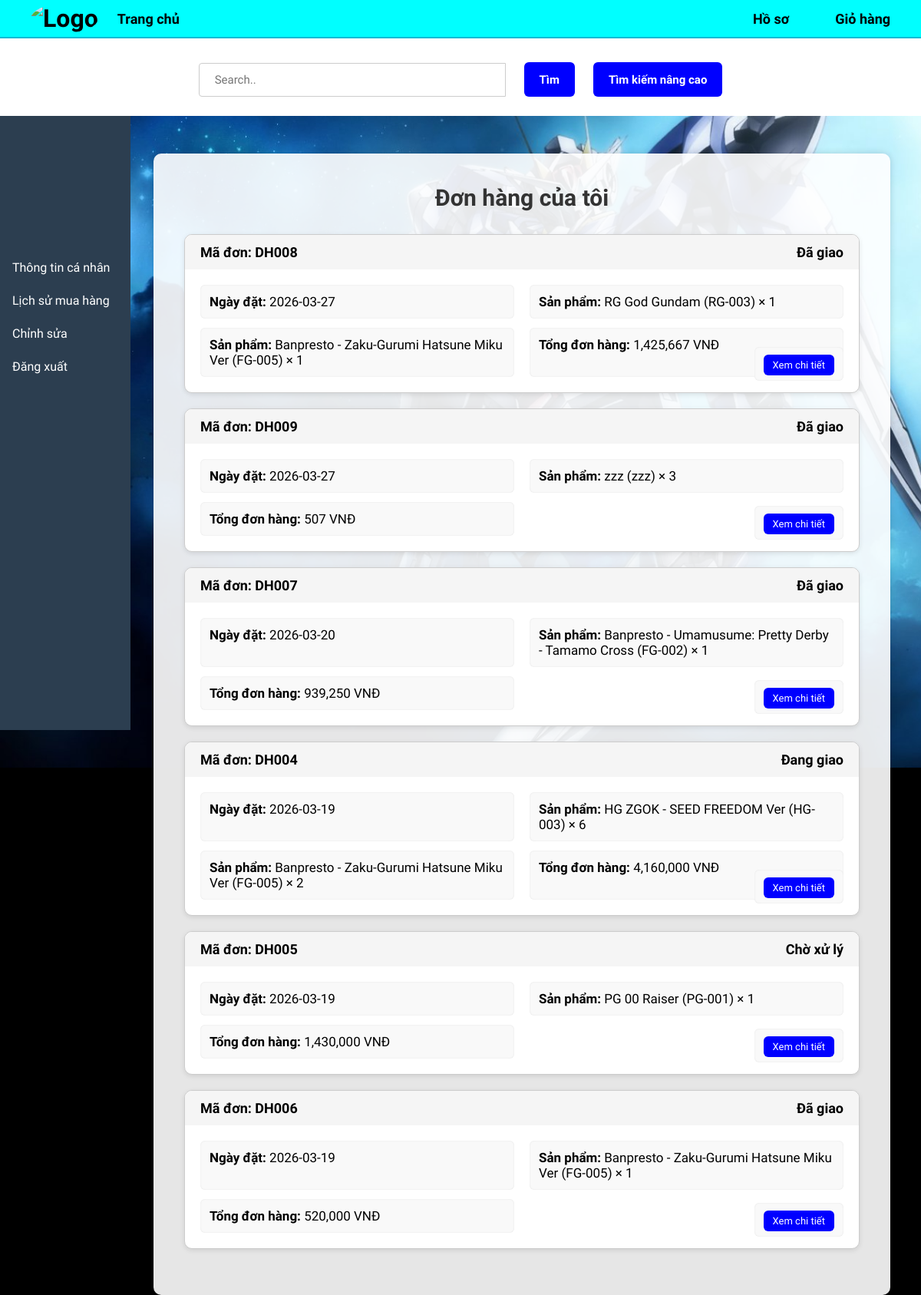
The page /history.php (signed in) on the database as committed earlier.
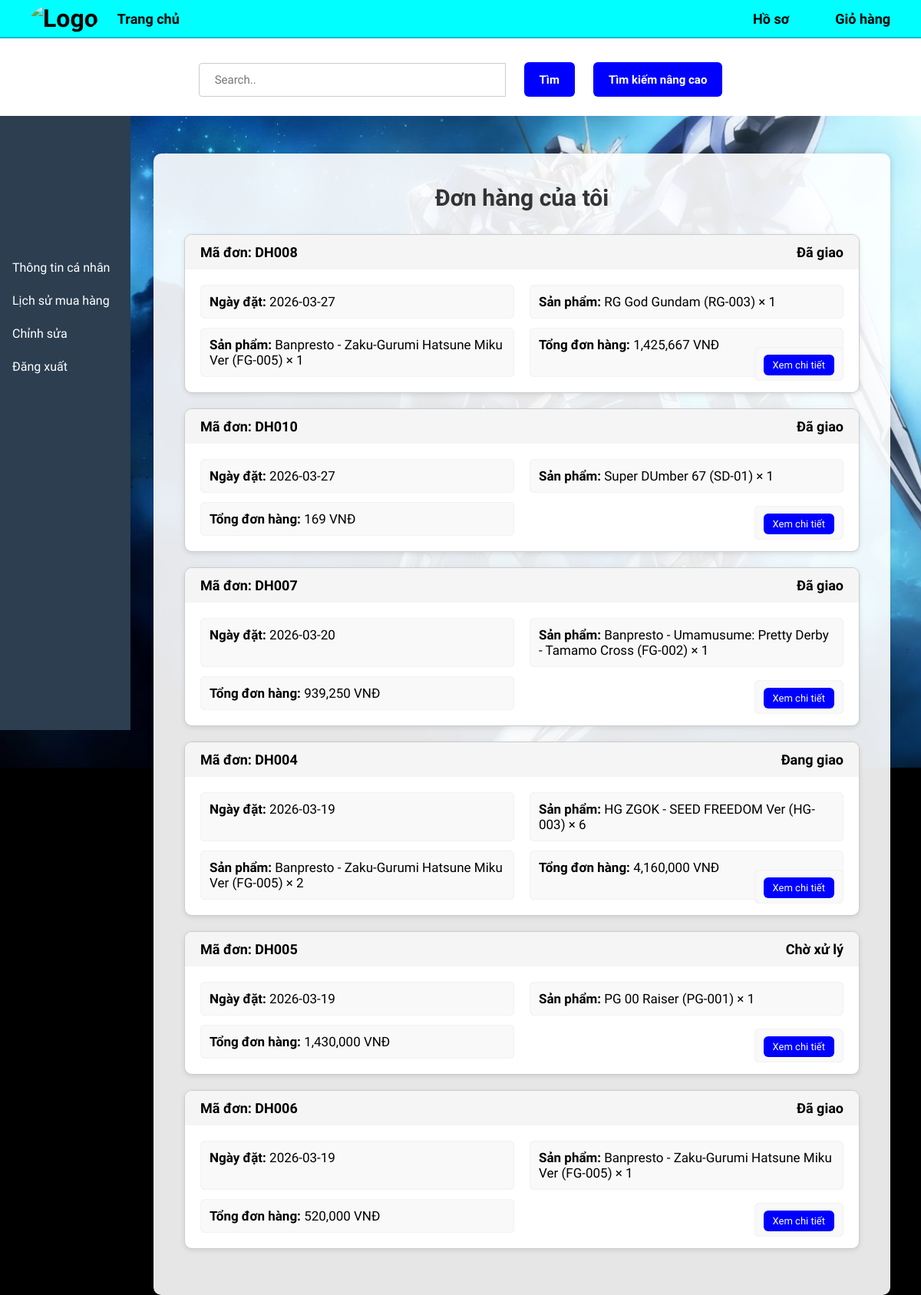
The same page on the database as committed later.
### tables this page shows
CREATE TABLE `order_item` (
  `orderID` int(11) NOT NULL,
  `id_order` varchar(20) NOT NULL,
  `ProductID` varchar(255) NOT NULL,
  `quantity` int(11) NOT NULL
);

CREATE TABLE `orders` (
  `id_order` varchar(20) NOT NULL,
  `customer_id` varchar(10) NOT NULL,
  `order_date` date NOT NULL,
  `status` enum('Chờ xử lý','Đã xác nhận','Đang giao','Đã giao','Đã huỷ') DEFAULT 'Chờ xử lý',
  `created_at` timestamp NOT NULL DEFAULT current_timestamp(),
  `total` int(11) DEFAULT NULL,
  `receiver_name` varchar(100) DEFAULT NULL,
  `receiver_phone` varchar(20) DEFAULT NULL,
  `receiver_address` varchar(255) DEFAULT NULL,
  `payment_method` varchar(50) DEFAULT NULL,
  `note` text DEFAULT NULL
);

CREATE TABLE `product_list` (
  `ProductID` varchar(255) NOT NULL,
  `ProductName` varchar(255) DEFAULT NULL,
  `Grade` varchar(255) DEFAULT NULL,
  `Producer` varchar(255) DEFAULT NULL,
  `Product_source` longtext DEFAULT NULL,
  `Product_description` longtext DEFAULT NULL,
  `Product_detail` text DEFAULT NULL,
  `Product_image` varchar(255) DEFAULT NULL,
  `Price` int(11) DEFAULT NULL,
  `Profit` decimal(5,2) DEFAULT NULL,
  `cost_price` decimal(12,2) DEFAULT 0.00,
  `Quantity` int(11) NOT NULL DEFAULT 0
);

### history.php (the view, shortened to what this page needs)
<!DOCTYPE html>
<html lang="en">
<head>
  <link href="https://cdn.reflowhq.com/v2/toolkit.min.css" rel="stylesheet" />
  <link rel="stylesheet" href="assets/css/style.css">
  <link rel="stylesheet" href="assets/css/settings.css">
  <link rel="stylesheet" href="assets/css/product-page.css">
  <link rel="stylesheet" href="assets/css/view-cart.css">
  <link rel="stylesheet" href="history.css">
</head>
<body>
<nav class="tren">
   <nav class="navbar">
  <div class="nav-left">
    <a href="index.php" class="logo">
      <img src="assets/img/logo.png" alt="Logo">
    </a>
    <a href="index.php" class="nav-item">Trang chủ</a>
  </div>
  <ul class="nav-right">
<?php if(isset($_SESSION['user_id'])): ?>
  <li><a href="profile.php">Hồ sơ</a></li>
<?php else: ?>
  <li><a href="login.php">Đăng nhập</a></li>
<?php endif; ?>
<li><a href="cart.php">Giỏ hàng</a></li>
</ul>
</nav>
         <div class="timnangcao" style="background-color:white;padding-top:1px;padding-bottom:5px;">
    <div class="search" style="margin-top:10px;">
      <form action="index.php" method="get">
        <input type="text" name="keyword" placeholder="Search.." style="padding: 12px 20px; font-size: 15px; width: 400px; border:1px solid #ccc; border-radius:4px 0 0 4px;">
        <button type="submit" class="btn-tim">Tìm</button>
        <button type="button" class="btn-advanced" id="advancedSearchBtn">Tìm kiếm nâng cao</button>
      </form>
    </div>
  </div>
</nav>
  <div class="sidebar">
    <br><br><br><br>
    <a href="profile.php">Thông tin cá nhân</a>
    <a href="history.php">Lịch sử mua hàng</a>
    <a href="edit.php">Chỉnh sửa</a>
    <a href="logout.php">Đăng xuất</a>
  </div>
  <div class="main-content" >
    <h2>Đơn hàng của tôi</h2>
    <div id="ordersList">
<?php
$conn = new mysqli("localhost","root","","hobbystore");
mysqli_set_charset($conn,"utf8mb4");
$customer_id = $_SESSION['user_id'];
$sql = "
SELECT
orders.id_order,
orders.order_date,
orders.status,
orders.total,
product_list.ProductName,
order_item.ProductID,
order_item.quantity
FROM orders
JOIN order_item
ON orders.id_order = order_item.id_order
JOIN product_list
ON order_item.ProductID = product_list.ProductID
WHERE orders.customer_id='$customer_id'
ORDER BY orders.order_date DESC
";
$result = $conn->query($sql);
$current_order = null;
while($row = $result->fetch_assoc()){
if($current_order != $row['id_order']){
    if($current_order != null){
    echo "<div class='order-total'><b>Tổng đơn hàng:</b> ".number_format($last_total)." VNĐ</div>";
    echo "<div class='order-button'>
<a href='detail.php?id=".$current_order."' class='detail-btn'>
Xem chi tiết
</a>
</div>";
    echo "</div></div>";
}
    $current_order = $row['id_order'];
    $last_total = $row['total'];
    echo "<div class='order-item'>";
    echo "<div class='order-header'>";
    echo "<span>Mã đơn: ".$row['id_order']."</span>";
    echo "<span>".$row['status']."</span>";
    echo "</div>";
    echo "<div class='order-details'>";
    echo "<div><b>Ngày đặt:</b> ".$row['order_date']."</div>";
}
echo "<div><b>Sản phẩm:</b> ".$row['ProductName']." (".$row['ProductID'].") × ".$row['quantity']."</div>";
}
if($current_order != null){
echo "<div class='order-total'><b>Tổng đơn hàng:</b> ".number_format($last_total)." VNĐ</div>";
echo "<div class='order-button'>
<a href='detail.php?id=".$current_order."' class='detail-btn'>
Xem chi tiết
</a>
</div>";
echo "</div></div>";
}
?>
</div>
    </div>
</body>
</html>

Rows that differ between the two databases and show on the page:
removed order_item: $last_total "1,425,667", id_order.id_order "DH009", id_order.status "Đã giao", id_order.order_date "2026-03-27", ProductID.ProductName "zzz", ProductID "zzz", quantity "3"
no longer on this page (row unchanged): orders: total "507"
added order_item: $last_total "1,425,667", id_order.id_order "DH010", id_order.status "Đã giao", id_order.order_date "2026-03-27", ProductID.ProductName "Super DUmber 67", ProductID "SD-01", quantity "1"
added orders: total "169"
